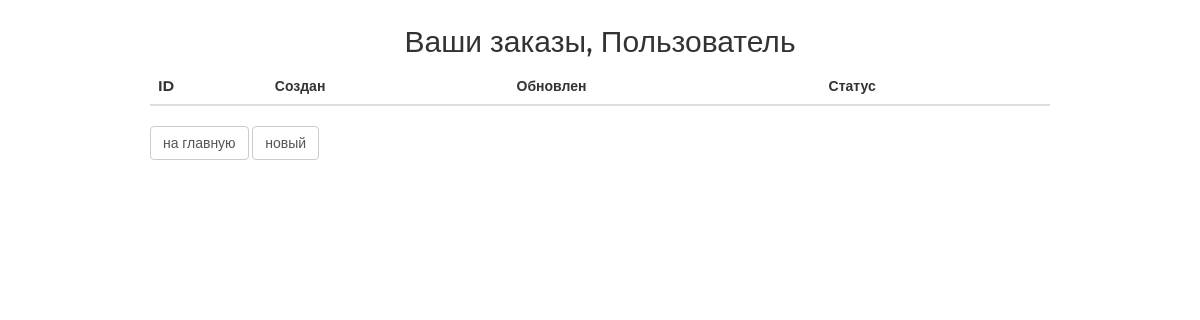
The page /order/ (signed in) on the database as committed earlier.
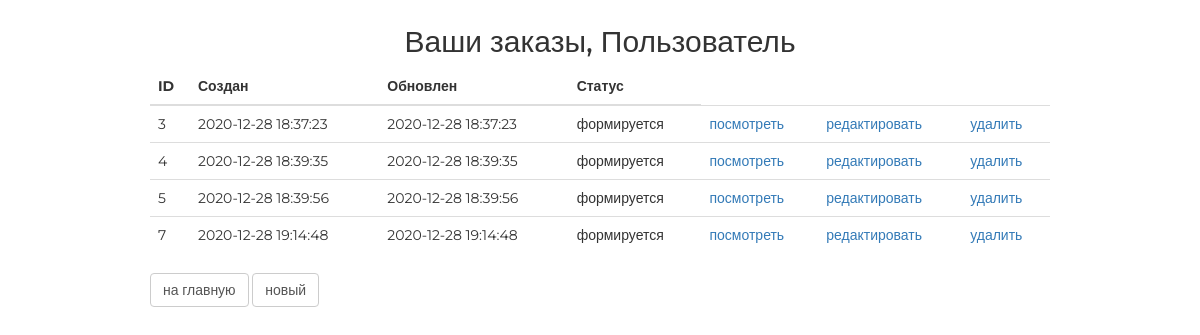
The same page on the database as committed later.
### ordersapp/models.py (models this page shows, shortened)
class Order(models.Model):
    FORMING = 'FM'
    SENT_TO_PROCEED = 'STP'
    PROCEEDED = 'PRD'
    PAID = 'PD'
    READY = 'RDY'
    CANCEL = 'CNC'
    ORDER_STATUSES = (
        (FORMING, 'формируется'),
        (SENT_TO_PROCEED, 'отправлено в обработку'),
        (PROCEEDED, 'обработано'),
        (PAID, 'оплачено'),
        (READY, 'готов к выдаче'),
        (CANCEL, 'отменено'),
    )
    user = models.ForeignKey(settings.AUTH_USER_MODEL, on_delete=models.CASCADE, verbose_name='пользователь')
    status = models.CharField(max_length=3, choices=ORDER_STATUSES, default=FORMING, verbose_name='статус')
    is_active = models.BooleanField(default=True, verbose_name='активен')
    created = models.DateTimeField(auto_now_add=True, verbose_name='дата создания заказа')
    updated = models.DateTimeField(auto_now=True, verbose_name='дата обновления заказа')

### ordersapp/views.py (the view)
# urls.py: path('', ordersapp.OrderListView.as_view(), name='orders_list'),
class OrderListView(ListView):
    model = Order
    def get_queryset(self):
        return Order.objects.filter(user=self.request.user)

### mainapp/context_processors.py (called while the page is built)
def basket(request):
    basket_item = []
    if request.user.is_authenticated:
        basket_item = Basket.objects.filter(user=request.user)
    return {'basket': basket_item}

### ordersapp/templates/ordersapp/order_list.html
{% extends 'ordersapp/base.html' %}
{% load static %}
{% block content %}
   <div class="h2 text-center head">
       Ваши заказы,
       {% if user.first_name %}
           {{ user.first_name|title}}
       {% else %}
           Пользователь
       {% endif %}
   </div>
   <table class="table orders_list">
       <thead>
         <tr>
           <th>ID</th>
           <th>Создан</th>
           <th>Обновлен</th>
           <th>Статус</th>
         </tr>
       </thead>
       <tbody>
           {% for item in object_list %}
               {% if item.is_active %}
               <tr>
                   <td class="td1 orders_list">{{ item.pk }}</td>
                   <td>{{ item.created|date:"Y-m-d H:i:s" }}</td>
                   <td>{{ item.updated|date:"Y-m-d H:i:s" }}</td>
                   <td>{{ item.get_status_display }}</td>
                   <td>
                       <a href="{% url 'ordersapp:order_read' item.pk %}">
                           посмотреть
                       </a>
                    </td>
                   <td>
                       {% if item.status == 'FM' %}
                         <a href="{% url 'ordersapp:order_update' item.pk %}">
                           редактировать
                         </a>
                       {% endif %}
                   </td>
                   <td>
                       {% if item.status == 'FM' %}
                         <a href="{% url 'ordersapp:order_delete' item.pk %}">
                             удалить
                         </a>
                       {% endif %}
                   </td>
               </tr>
               {% endif %}
           {% endfor %}
       </tbody>
   </table>
   <button class="btn btn-default btn-round">
       <a href="{% url 'main' %}">
           на главную
       </a>
   </button>
   <button class="btn btn-default btn-round">
       <a href="{% url 'ordersapp:order_create' %}">
           новый
       </a>
   </button>
{% endblock %}

### ordersapp/templates/ordersapp/base.html (shortened to what this page needs)
<!DOCTYPE html>
{% load static %}
<html>
<head>
   {% block css %}
       <link rel="stylesheet" type="text/css" href="{% static 'css/bootstrap.min.css' %}">
       <link rel="stylesheet" type="text/css" href="{% static 'css/style.css' %}">
       <link rel="stylesheet" href="{% static 'fonts/font-awesome/css/font-awesome.css' %}">
   {% endblock %}
</head>
<body>
  <div class="order_container">
       {% block content %}
       {% endblock %}
  </div>
</body>
</html>

### static/css/style.css (style rules this page uses)
* { margin: 0; padding: 0; }
.order_container { margin: 25px auto; width: 900px; }
.order_container button a { text-decoration: none; color: #555; }
.table.orders_list { min-width: 600px; }
.td1.orders_list { width: 40px; }
body { font-family: 'Montserrat', sans-serif; }
html, body { height: 100%; }
table { width: 100%; }
td:first-child { width: 235px; }

Rows that differ between the two databases and show on the page:
added Order: pk "3", created "2020-12-28 18:37:23", updated "2020-12-28 18:37:23", status "формируется", shows "редактировать", shows "удалить"
added Order: pk "4", created "2020-12-28 18:39:35", updated "2020-12-28 18:39:35", status "формируется", shows "редактировать", shows "удалить"
added Order: pk "5", created "2020-12-28 18:39:56", updated "2020-12-28 18:39:56", status "формируется", shows "редактировать", shows "удалить"
added Order: pk "7", created "2020-12-28 19:14:48", updated "2020-12-28 19:14:48", status "формируется", shows "редактировать", shows "удалить"
